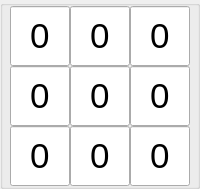
       <widget class="QGroupBox" name="groupbox21">
        <property name="title">
         <string/>
        </property>
        <property name="flat">
         <bool>true</bool>
        </property>
        <layout class="QGridLayout" name="gridLayout_12">
         <property name="leftMargin">
          <number>0</number>
         </property>
         <property name="topMargin">
          <number>0</number>
         </property>
         <property name="rightMargin">
          <number>0</number>
         </property>
         <property name="bottomMargin">
          <number>0</number>
         </property>
         <property name="spacing">
          <number>0</number>
         </property>
         <item row="0" column="0">
          <layout class="QGridLayout" name="gridLayout_13">
           <item row="0" column="0">
            <widget class="QLineEdit" name="number11_6">
             <property name="minimumSize">
              <size>
               <width>60</width>
               <height>60</height>
              </size>
             </property>
             <property name="maximumSize">
              <size>
               <width>60</width>
               <height>60</height>
              </size>
             </property>
             <property name="font">
              <font>
               <pointsize>26</pointsize>
              </font>
             </property>
             <property name="text">
              <string>0</string>
             </property>
             <property name="alignment">
              <set>Qt::AlignCenter</set>
             </property>
            </widget>
           </item>
           <item row="0" column="2">
            <widget class="QLineEdit" name="number13_6">
             <property name="minimumSize">
              <size>
               <width>60</width>
               <height>60</height>
              </size>
             </property>
             <property name="maximumSize">
              <size>
               <width>60</width>
               <height>60</height>
              </size>
             </property>
             <property name="font">
              <font>
               <pointsize>26</pointsize>
              </font>
             </property>
             <property name="text">
              <string>0</string>
             </property>
             <property name="alignment">
              <set>Qt::AlignCenter</set>
             </property>
            </widget>
           </item>
           <item row="1" column="0">
            <widget class="QLineEdit" name="number21_6">
             <property name="minimumSize">
              <size>
               <width>60</width>
               <height>60</height>
              </size>
             </property>
             <property name="maximumSize">
              <size>
               <width>60</width>
               <height>60</height>
              </size>
             </property>
             <property name="font">
              <font>
               <pointsize>26</pointsize>
              </font>
             </property>
             <property name="text">
              <string>0</string>
             </property>
             <property name="alignment">
              <set>Qt::AlignCenter</set>
             </property>
            </widget>
           </item>
           <item row="1" column="2">
            <widget class="QLineEdit" name="number23_6">
             <property name="minimumSize">
              <size>
               <width>60</width>
               <height>60</height>
              </size>
             </property>
             <property name="maximumSize">
              <size>
               <width>60</width>
               <height>60</height>
              </size>
             </property>
             <property name="font">
              <font>
               <pointsize>26</pointsize>
              </font>
             </property>
             <property name="text">
              <string>0</string>
             </property>
             <property name="alignment">
              <set>Qt::AlignCenter</set>
             </property>
            </widget>
           </item>
           <item row="0" column="1">
            <widget class="QLineEdit" name="number12_6">
             <property name="minimumSize">
              <size>
               <width>60</width>
               <height>60</height>
              </size>
             </property>
             <property name="maximumSize">
              <size>
               <width>60</width>
               <height>60</height>
              </size>
             </property>
             <property name="font">
              <font>
               <pointsize>26</pointsize>
              </font>
             </property>
             <property name="text">
              <string>0</string>
             </property>
             <property name="alignment">
              <set>Qt::AlignCenter</set>
             </property>
            </widget>
           </item>
           <item row="1" column="1">
            <widget class="QLineEdit" name="number22_6">
             <property name="minimumSize">
              <size>
               <width>60</width>
               <height>60</height>
              </size>
             </property>
             <property name="maximumSize">
              <size>
               <width>60</width>
               <height>60</height>
              </size>
             </property>
             <property name="font">
              <font>
               <pointsize>26</pointsize>
              </font>
             </property>
             <property name="text">
              <string>0</string>
             </property>
             <property name="alignment">
              <set>Qt::AlignCenter</set>
             </property>
            </widget>
           </item>
           <item row="2" column="0">
            <widget class="QLineEdit" name="number31_6">
             <property name="minimumSize">
              <size>
               <width>60</width>
               <height>60</height>
              </size>
             </property>
             <property name="maximumSize">
              <size>
               <width>60</width>
               <height>60</height>
              </size>
             </property>
             <property name="font">
              <font>
               <pointsize>26</pointsize>
              </font>
             </property>
             <property name="text">
              <string>0</string>
             </property>
             <property name="alignment">
              <set>Qt::AlignCenter</set>
             </property>
            </widget>
           </item>
           <item row="2" column="1">
            <widget class="QLineEdit" name="number32_6">
             <property name="minimumSize">
              <size>
               <width>60</width>
               <height>60</height>
              </size>
             </property>
             <property name="maximumSize">
              <size>
               <width>60</width>
               <height>60</height>
              </size>
             </property>
             <property name="font">
              <font>
               <pointsize>26</pointsize>
              </font>
             </property>
             <property name="text">
              <string>0</string>
             </property>
             <property name="alignment">
              <set>Qt::AlignCenter</set>
             </property>
            </widget>
           </item>
           <item row="2" column="2">
            <widget class="QLineEdit" name="number33_6">
             <property name="minimumSize">
              <size>
               <width>60</width>
               <height>60</height>
              </size>
             </property>
             <property name="maximumSize">
              <size>
               <width>60</width>
               <height>60</height>
              </size>
             </property>
             <property name="font">
              <font>
               <pointsize>26</pointsize>
              </font>
             </property>
             <property name="text">
              <string>0</string>
             </property>
             <property name="alignment">
              <set>Qt::AlignCenter</set>
             </property>
            </widget>
           </item>
          </layout>
         </item>
        </layout>
       </widget>
